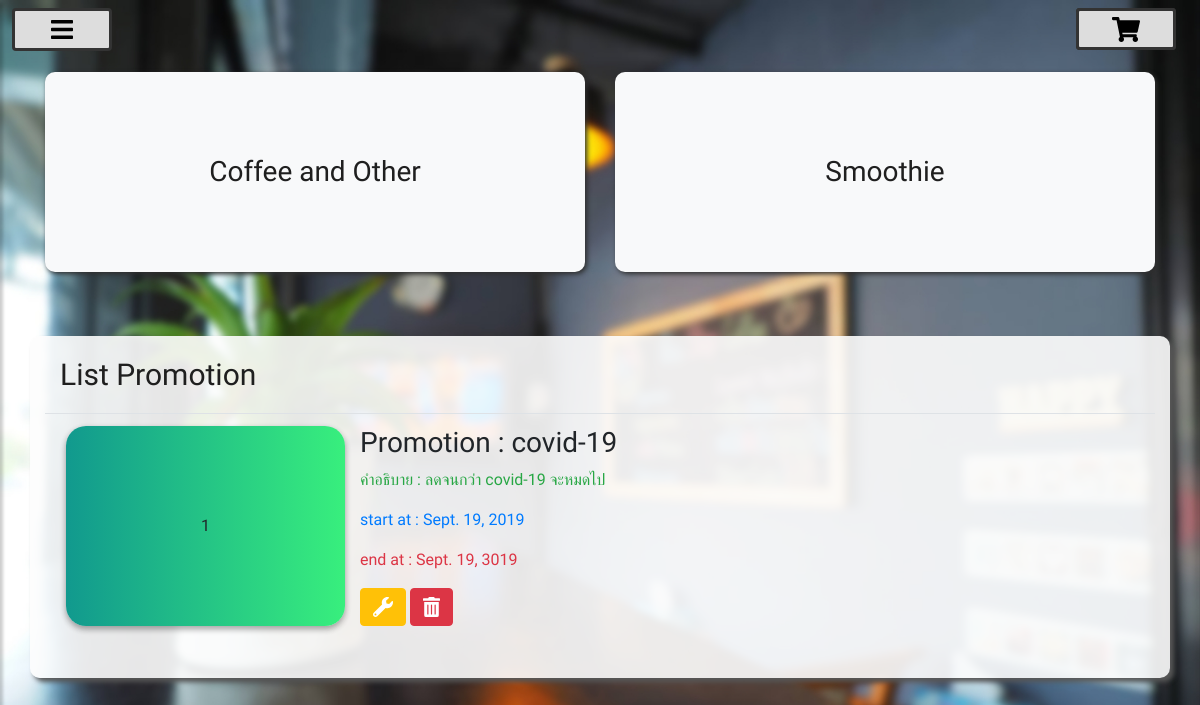
/ (signed in), run on the app's committed database.
### product/models.py (models this page shows)
class Promotion(models.Model):
    name = models.CharField(max_length=255, default="")
    s_date = models.DateField()
    e_date = models.DateField()
    promo_desc = models.TextField()
    discount = models.IntegerField(default=0)
    promo_status = models.BooleanField(default=True)

### product/views.py (the view)
# urls.py: path('', views.index, name='index'),
@login_required
def index(request):
    promotions = Promotion.objects.all()
    for promotion in promotions:
        if promotion.e_date < datetime.date.today():
            promotion.promo_status = False
            promotion.save()
    promotions = promotions.filter(promo_status = True)
    drink_infos = Drink_info.objects.exclude(id=1).filter(useable_status=True)
    options = Option.objects.filter(useable_status=True)
    fruits = Fruit.objects.filter(useable_status=True)
    context = {
        'drink_infos' : drink_infos,
        'options' : options,
        'fruits' : fruits,
        'Promotion' : promotions,
    }
    return render(request, 'product/index.html', context=context)

### product/context_processors.py (called while the page is built)
def pro_to_base(request):
    promotions = Promotion.objects.all()
    for promotion in promotions:
        if promotion.s_date < datetime.date.today() and promotion.e_date > datetime.date.today():
            promotion.promo_status = True
            promotion.save()
        else :
            promotion.promo_status = False
            promotion.save()
    promotions = promotions.filter(promo_status = True)
    return {'Promotion': promotions}

### product/templates/product/index.html (shortened to what this page needs)
{% extends "base.html" %} {% load static %} {% block content %}
<div class="row">
    <div class="col-lg-6 col-12 cad" style="margin-top: 6vh;">
        <a data-toggle="modal" data-target=".bd-example-modal-xl-coffee">
            <div class="bg-light cardselect">
                    <h3 style="margin-top: 3vh; line-height: 200px;">Coffee and Other</h3>
            </div>
        </a>
    </div>
    <div class="col-lg-6 col-12 beuti cad">
        <a data-toggle="modal" data-target=".bd-example-modal-xl-smoothie">
            <div class="bg-light cardselect">
                    <h3 style="margin-top: 3vh; line-height: 200px;">Smoothie</h3>
            </div>
        </a>
    </div>
    <div class="col-12 list_r">
        <label class="titlelist col-lg-8" style="margin-top: 2vh;">List Promotion</label>
        <div class="alltable">
            <div class="listbody">
                <table class="table tablebo tablepro">
                    {% for di in Promotion%}
                    <tr><td><div class="row ">
                        <div class="titlepromo col-3">{{ forloop.counter }}</div>
                                <div class="col-8">
                                    <h3>Promotion : {{di.name}}</h3>
                                    <p class="text-success">คำอธิบาย : {{di.promo_desc}}</p>
                                    <p class="text-primary">start at : {{di.s_date}}</p>
                                    <p class="text-danger">end at : {{di.e_date}}</p>
                                    {% ifequal user.groups.all.0.name 'Staff' %}
                                    <p>
                                    <a href="{% url 'edit_promotion' di.id %}" class="btn btn-warning text-white">
                                        <img style="height:20px; filter: invert(1);" src="{% static 'wrench-solid.svg' %}">
                                    </a>
                                    <a href="{% url 'delete_promotion' di.id %}" class="btn btn-danger text-white">
                                        <img style="height:20px; filter: invert(1);" src="{% static 'trash-alt-solid.svg' %}">
                                    </a>
                                    </p>
                                    {% endifequal %}
                                </div>
                        </div>
                        </td>
                    </tr>
                    {% endfor %}
                </table>
            </div>
        </div>
    </div>
</div>
<div class="col-xl-3 col-md-8 col-12 order" id="order">
    <button class="btn btnsideorder" onclick='openorder();'>
        <img style="height: 25px;" src="{% static 'shopping-cart-solid.svg' %}">
    </button>
</div>
</div>
{% endblock content %}

### static/css/style3.css (style rules this page uses)
body { font-family: 'Poppins', sans-serif; background: #fafafa; }
p { color: rgb(46, 46, 46); }
a, a:hover, a:focus { color: black; text-decoration: none; transition: all 0.3s; }

### product/templates/product/index.html (style rules this page uses)
.tablepro th ,.tablepro td { width: 30%; }
.tablepro th:first-child ,.tablepro td:first-child { width: 10%; }
.btnsideorder { position: fixed; right: 2%; top: 1%; width: 100px; background-color: #ddd; border: 3px solid #333; transition: 0.2s ease; height: 42px; }
.titlelist { font-size: 30px; }
.cardselect { box-shadow: 2px 2px 5px 0px rgba(46, 46, 46, 1); transition: 0.2s ease; text-align: center; vertical-align: middle; height: 200px; border-radius: 10px; }
.beuti { margin-top: 6vh; }
.titlepromo { width: 100px; height: 200px; text-align: center; line-height: 200px; border-radius: 20px; background: linear-gradient(to right, #11998e, #38ef7d); box-shadow: 0 3px 6px rgba(0,0,0,0.16), 0 3px 6px rgba(0,0,0,0.23); transition: 0.15s ease; margin-left: 2vw!important; }
.listbody { overflow-y: scroll; overflow-x: hidden; }
.list_r { background-color: rgba(253, 253, 253, 0.9); border-radius: 10px; box-shadow: 4px 4px 5px 0px rgba(87, 87, 87, 1); margin-bottom: 5vh; margin-top: 8vh; top: 2vw; opacity: 0; }
p { color: black !important; }
.order { position: fixed; height: 100%; right: -100%; top: 0px; width: 100%; background-color: #ddd; box-shadow: -8px 0px 9px 0px rgba(0, 0, 0, 0.2); overflow-x: hidden; z-index: 1000; }
table { border-collapse: separate; border-spacing: 0 1vh; }
#order { transition: 0.25 ease; }
.cad { top: 2vw; opacity: 0; }

### data on the page
Promotion: name "covid-19", promo_desc "ลดจนกว่า covid-19 จะหมดไป", s_date "Sept. 19, 2019", e_date "Sept. 19, 3019"
